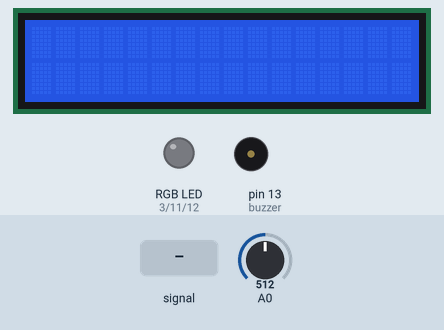
A sketch run on a simulated Arduino Uno, built with avr-gcc and run on an emulated ATmega328P. On the bench: 16×2 character LCD, an RGB LED mixed from three pins (HIGH = lit), buzzer (waves = sounding). The test bench sets the inputs (shaded band); at power-on: A0 = 512.

Above: at 1.2 s.
1.3 s: A0 fed a 200 Hz sine of ±460 counts around its level
At 1.75 s:
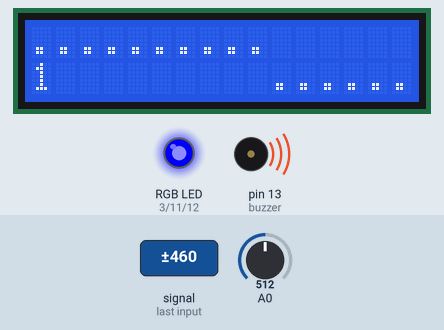
3.7 s: A0 set to 610
At 5.9 s:
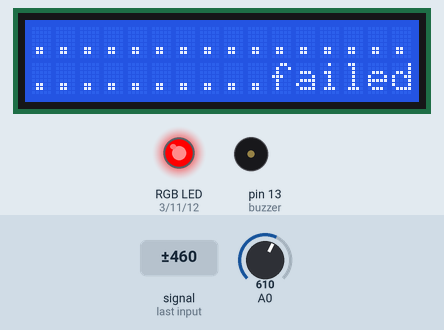
6.6 s: A0 set to 789
8.1 s: A0 set to 812
At 14.0 s:
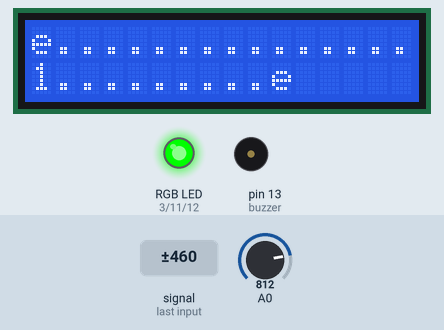
Timing chart, 0 to 14.4 s (numbered marks = the images above; inputs shaded):
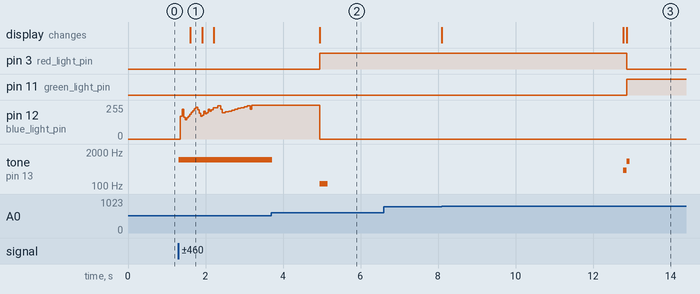

The sketch:

arduino_morse_code_decoder.ino
```cpp
#include <LiquidCrystal.h>
//LCD display
const int pin_RS = 8;
const int pin_EN = 9;
const int pin_d4 = 4;
const int pin_d5 = 5;
const int pin_d6 = 6;
const int pin_d7 = 7;
const int pin_BL = 10;
LiquidCrystal lcd( pin_RS,  pin_EN,  pin_d4,  pin_d5,  pin_d6,  pin_d7);

//led and buzzer
int buzzer = 13;

int red_light_pin= 3;
int green_light_pin = 11;
int blue_light_pin = 12;

String ch = "";
String translated ="";
char cha[2];
int pressed = 0;
int silence = 0;


//morse code
String morsecode[] = {
  ".-",     // "a"
  "-...",   // "b" -... --- -.. -.--
  "-.-.",   // "c"
  "-..",    // "d"
  ".",      // "e"
  "..-.",   // "f"
  "--.",    // "g"
  "....",   // "h"
  "..",     // "i"
  ".---",   // "j"
  "-.-",    // "k"
  ".-..",   // "l"
  "--",     // "m"
  "-.",     // "n"
  "---",    // "o"
  ".--.",   // "p"
  "--.-",   // "q"
  ".-.",    // "r"
  "...",    // "s"
  "-",      // "t"
  "..-",    // "u"
  "...-",   // "v"
  ".--",    // "w"
  "-..-",   // "x"
  "-.--",   // "y"
  "--..",   // "z"
  " "       // " "
};
String alpha [] = {"a", "b", "c", "d", "e", "f", "g", "h", "i", "j", "k", "l", "m", "n", "o", "p",
                   "q", "r", "s", "t", "u", "v", "w", "x", "y", "z", " "
                  };

void setup() {
  lcd.begin(16, 2);
  lcd.setCursor(0, 0);
  pinMode(red_light_pin, OUTPUT);
  pinMode(green_light_pin, OUTPUT);
  pinMode(blue_light_pin, OUTPUT);
}
void loop() {
  int x;
  silence++;
  x = analogRead (0);

  if (x < 60) {
    pressed++;
    silence = 0;
    RGB_color(0, 0, 255);
    tone(buzzer, 1000, 10);

    lcd.setCursor(0, 0);
  }
  else if (x < 200) {
    //lcd.print ("Up    ");
  }
  else if (x < 400) {
    //lcd.print ("Down  ");
  }
  else if (x < 600) {
    //lcd.print ("Left  ");
  }
  else if (x < 800) {
    //lcd.print ("Select");
  }
  else if (pressed != 0) {
    lcd.setCursor(0, 1);
    lcd.print(pressed);
    if(ch == ""){
      lcd.setCursor(10, 1);
      lcd.print("      ");
    }
    lcd.setCursor(10, 1);
    if (pressed < 400) {
      ch = ch + ".";
      lcd.print(ch);
    }
    else {
      ch = ch + "-";
      lcd.print(ch);
    }
    pressed = 0;
    digitalWrite(12, LOW);
  }

  if (silence > 1000 && (silence % 10000 == 0)) {
    if (ch != "") {

      lcd.setCursor(10, 1);
      lcd.print("      ");
      lcd.setCursor(10, 1);
      ch = findMorse(ch);
      if(ch == "fail"){
        tone(buzzer, 120,200);
        RGB_color(255, 0, 0);
        lcd.print("failed");
      }
      else{
        tone(buzzer, 400, 100);
        delay(100);
        tone(buzzer, 900, 70);
        RGB_color(0, 255, 0);
        lcd.print(ch);
        translated.concat(ch);
        lcd.setCursor(0,0);
        lcd.print(translated);
      }
      ch = "";
    }
  }
}

String findMorse(String m_code) {
  int v = 26;
  for (int x = 0; x < 26; x++){
    if (morsecode[x].equals(m_code))
      return alpha[x];
  }
  return "fail";
}

void RGB_color(int red_light_value, int green_light_value, int blue_light_value)
{
  analogWrite(red_light_pin, red_light_value);
  analogWrite(green_light_pin, green_light_value);
  analogWrite(blue_light_pin, blue_light_value);
}
```

Measured:
- the behaviour switches between 799 and 800 on A0 (found by bisection; images 2 and 3)
- after the input at 3.7 s, pin 3 (red_light_pin): LOW → HIGH after 1.3 s; pin 12 (blue_light_pin): 255/255 → 0/255 after 1.3 s; the display: changes after 1.3 s (image 2)
- after the input at 6.6 s, every drawn part: stays the same
- after the input at 8.1 s, pin 3 (red_light_pin): HIGH → LOW after 4.8 s; pin 11 (green_light_pin): LOW → HIGH after 4.8 s; tone on pin 13 (buzzer): silent → 400 Hz after 4.7 s, → 900 Hz 0.10 s later, → silent 0.07 s later; the display: first changes at once (image 3 shows a later state)
